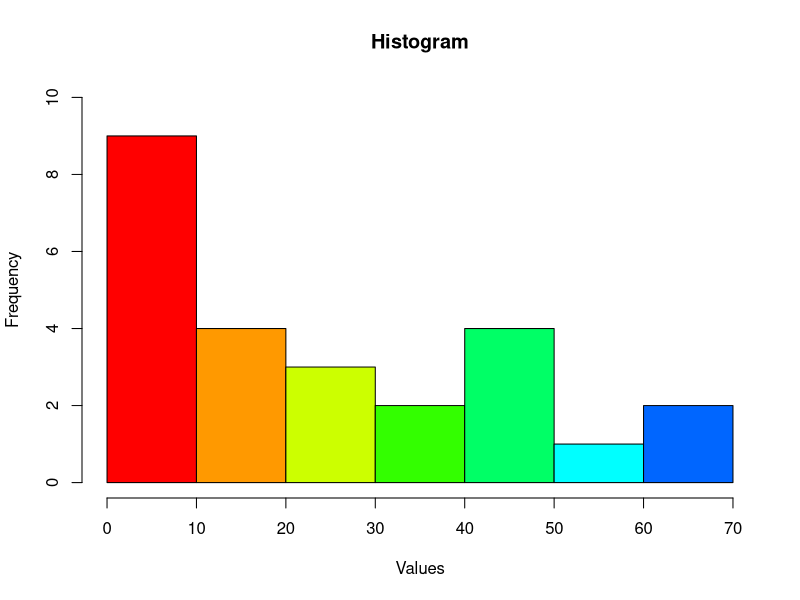

Reproduce this figure in R.
# Data
x <- c(5,6,19,9,18,23,67,11,10,44,45,54,37,26,8,5,32,23,19,2,45,1,45,66,7)


# Histogram
hist(x, xlab = "Values", ylab = "Frequency", main = "Histogram",col=rainbow(10),ylim=c(0,10))
